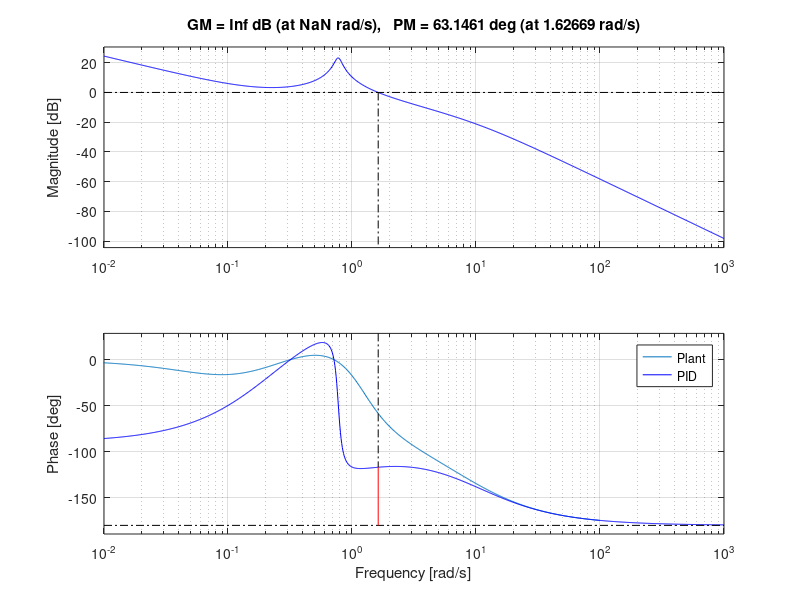

This figure's MATLAB source:
sigma =0.1000;
ki = 0.5000;
kp = 3.8720;
kd = 5.7216;

P = tf([.2],[1 0.1 .6])
C_pid = tf([(kd+kp*sigma),(kp+ki*sigma),ki],[sigma,1,0])
figure(1)
% bode(P)

% bode(series(P,C_pid))


bode(P*C_pid/(1+P*C_pid))
hold on
margin(series(P,C_pid))
% bode(tf([1],[1 0]))
legend('Plant','PID')
